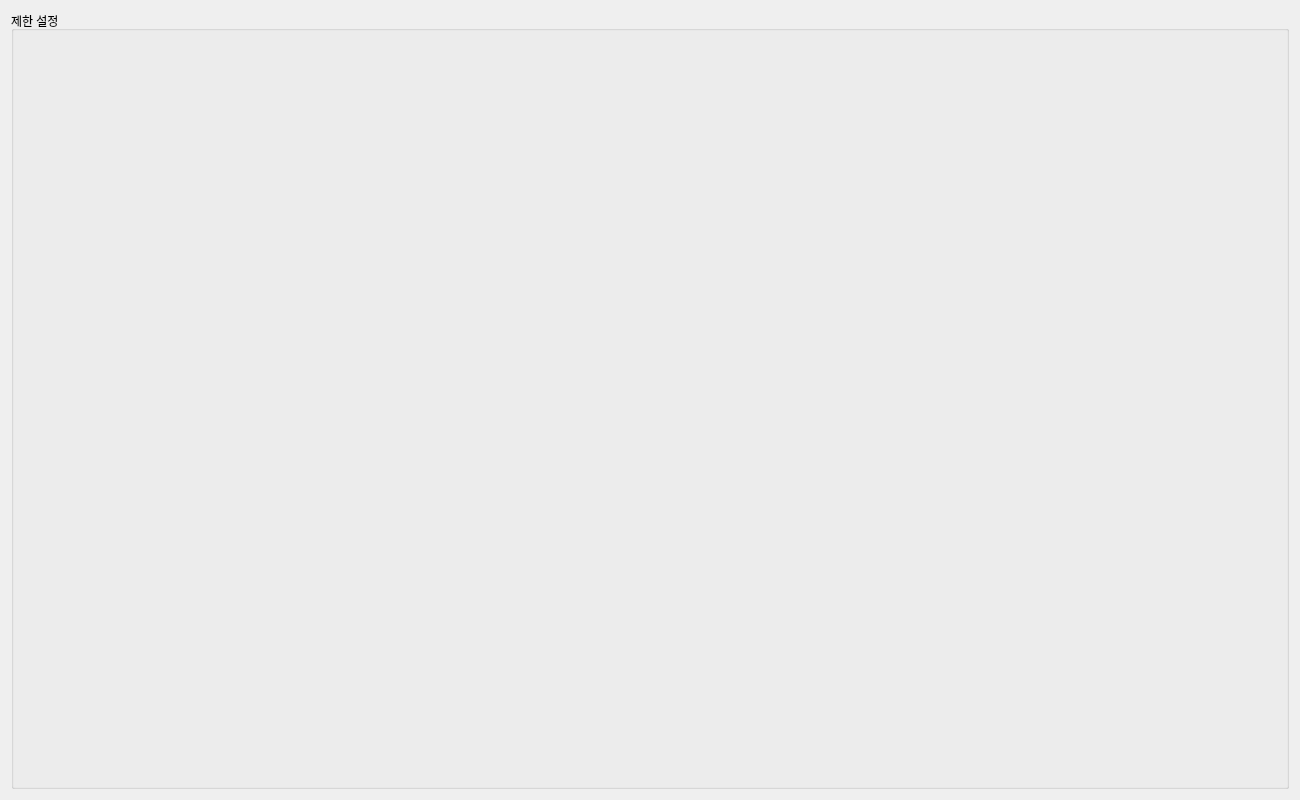
<?xml version="1.0" encoding="UTF-8"?>
<ui version="4.0">
 <class>AccessPage</class>
 <widget class="QWidget" name="AccessPage">
  <property name="geometry">
   <rect>
    <x>0</x>
    <y>0</y>
    <width>1300</width>
    <height>800</height>
   </rect>
  </property>
  <layout class="QVBoxLayout" name="verticalLayout" stretch="5">
   <item>
    <widget class="QGroupBox" name="group_limit_setting">
     <property name="title">
      <string>제한 설정</string>
     </property>
     <layout class="QVBoxLayout" name="groupLayout"/>
    </widget>
   </item>
  </layout>
 </widget>
 <resources/>
 <connections/>
</ui>
